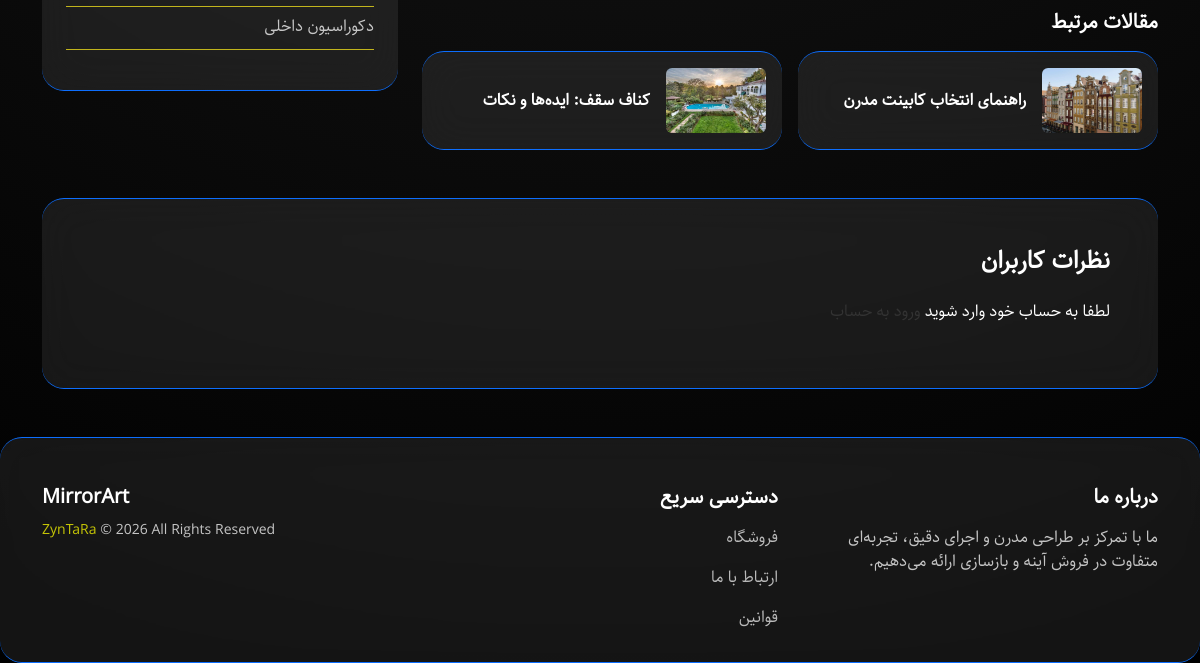
The app's page /articles/1/ (lower part), older data.
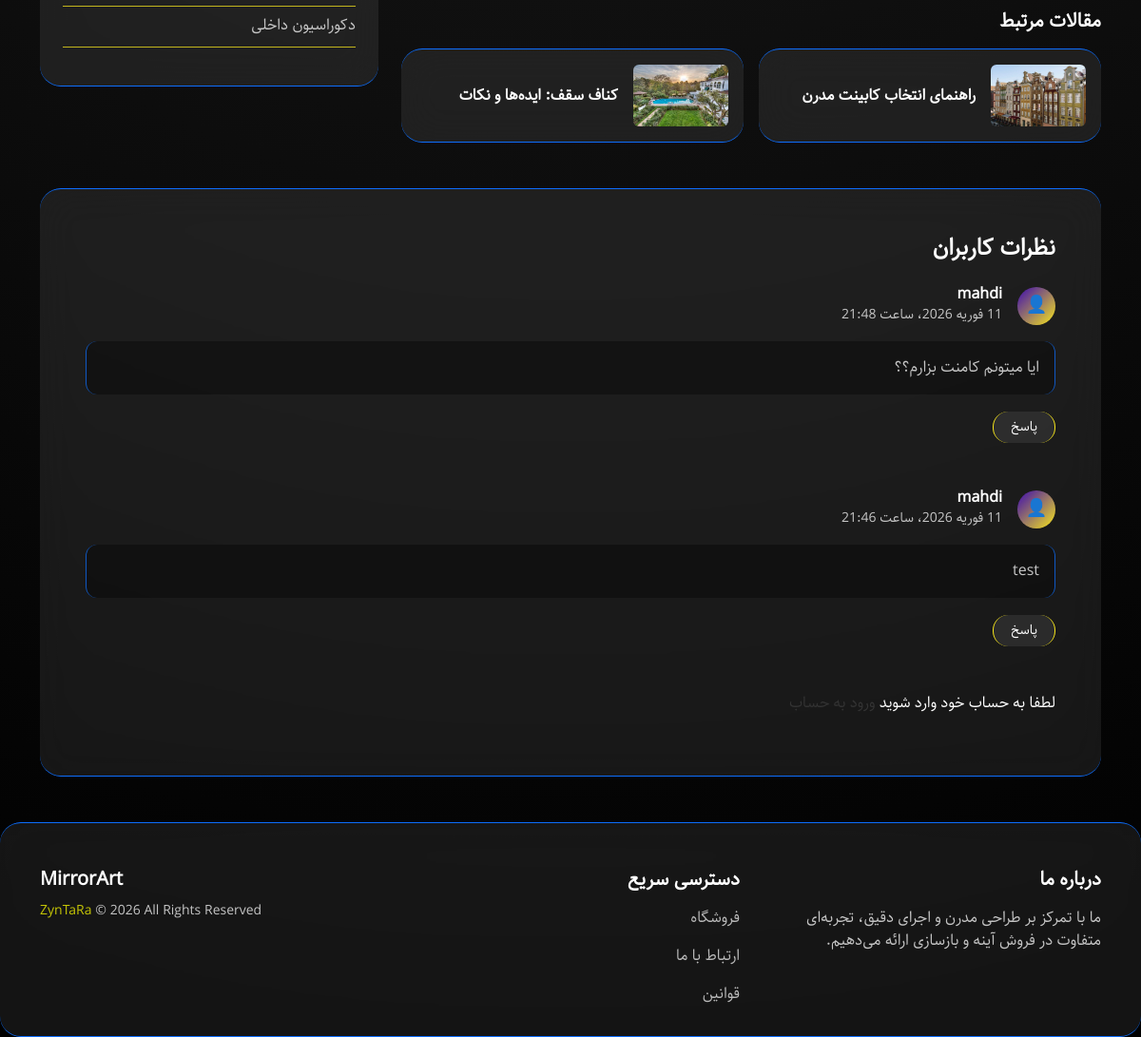
The same page, newer data.
### articles/models.py (models this page shows, shortened)
class CommentArticle(models.Model):
    PRODUCT_STARS = [
        (1, _("very bad")),
        (2, _("bad")),
        (3, _("normal")),
        (4, _("good")),
        (5, _("perfect")),
    ]
    article = models.ForeignKey(
        Article,
        on_delete=models.CASCADE,
        related_name="comments",
        verbose_name=_("article"),
    )
    author = models.ForeignKey(
        get_user_model(),
        on_delete=models.CASCADE,
        related_name="article_comments",
        verbose_name=_("author"),
    )
    text = models.TextField(verbose_name=_("text"))
    active = models.BooleanField(
        default=False,
        verbose_name=_("active"),
    )
    stars = models.IntegerField(
        choices=PRODUCT_STARS,
        verbose_name=_("stars"),
    )
    datetime_created = models.DateTimeField(
        auto_now_add=True,
        verbose_name=_("datetime created"),
    )
    datetime_modified = models.DateTimeField(
        auto_now=True,
        verbose_name=_("datetime modified"),
    )
    objects = models.Manager()
    comment_filter = ActiveManager()
    class Meta:
        verbose_name = _("CommentProduct")
        verbose_name_plural = _("CommentProducts")
        ordering = ["-datetime_modified"]

### accounts/models.py (models this page shows)
class CustomUser(AbstractUser):
    pass

### articles/views.py (the view)
# urls.py: path("<int:pk>/", views.ArticleDetailView.as_view(), name="article_detail"),
class ArticleDetailView(generic.DetailView):
    model = models.Article
    template_name = "articles/articles_detail.html"
    context_object_name = "article"
    queryset = models.Article.comment_filter.all()

### cart/context_processors.py (called while the page is built)
def cart(requset):
    return {"cart": Cart(requset)}

### articles/templates/articles/articles_detail.html (shortened to what this page needs)
{% extends '_base.html' %}
{% load static %}
{% block body %}
  <section class="pt-5 mt-5">
    <div class="container">
      <div class="row g-4">
        <div class="col-lg-8">
          <h5 class="fw-bold mb-3">مقالات مرتبط</h5>
          <div class="row g-3">
            <div class="col-md-6">
              <div class="glass-card glass-card-related p-3 d-flex align-items-center gap-3">
                <img src="{% static 'img/city4-980x777.jpg' %}" alt="کابینت مدرن" class="img-fluid rounded" />
                <a href="#" class="fw-bold text-white">راهنمای انتخاب کابینت مدرن</a>
              </div>
            </div>
            <div class="col-md-6">
              <div class="glass-card glass-card-related p-3 d-flex align-items-center gap-3">
                <img src="{% static 'img/city_bright_4.jpg' %}" alt="کناف سقف" class="img-fluid rounded" />
                <a href="#" class="fw-bold text-white">کناف سقف: ایده‌ها و نکات</a>
              </div>
            </div>
          </div>
        </div>
        <div class="col-lg-4 sidebar-index">
          <div class="glass-card p-4 mt-4">
            <ul class="list-unstyled opacity-75">
              <li class="mb-2">
                <a href="#" class="text-white">کناف</a>
              </li>
              <li class="mb-2">
                <a href="#" class="text-white">دکوراسیون داخلی</a>
              </li>
            </ul>
          </div>
        </div>
      </div>
    </div>
  </section>
  <section class="mt-5">
    <div class="container">
      <div class="glass-card p-5">
        <h4 class="fw-bold mb-4">نظرات کاربران</h4>
        {% for comment in article.comments.all %}
          {% if comment.active %}
            <div class="comments-list mb-5">
              <div class="comment mb-4" data-id="1">
                <div class="d-flex align-items-center mb-2">
                  <div class="comment-avatar me-3">👤</div>
                  <div>
                    <h6 class="mb-0 fw-bold">{{ comment.author }}</h6>
                    <small class="opacity-75">{{ comment.datetime_modified }}</small>
                  </div>
                </div>
                <p class="opacity-75">{{ comment.text }}</p>
                <button class="btn btn-sm btn-glass mt-2 reply-btn">پاسخ</button>
              </div>
            </div>
          {% endif %}
        {% endfor %}
        {% if user.is_authenticated %}
          <div class="comment-form">
            <h5 class="fw-bold mb-3">ثبت نظر جدید</h5>
            <form action="{% url 'article_comment_create' article.id %}" method="post">
              {% csrf_token %}
              {% if form.errors %}
                <div class="col-md-6">
                  <p>{{ form.errors }}</p>
                </div>
              {% endif %}
              <div class="mb-3">
                <label class="form-label">نظر شما</label>
                <textarea name="text" class="form-control glass-input" rows="4" placeholder="نظر خود را وارد کنید"></textarea>
              </div>
              <div class="mb-3">
                <label class="form-label">امتیاز شما</label>
                <select name="stars" class="bg-dark text-white form-select glass-input" required>
                  <option value="5">عالی</option>
                  <option value="4">خوب</option>
                  <option value="3">معمولی</option>
                  <option value="2">بد</option>
                  <option value="1">خیلی بد</option>
                </select>
              </div>
              <button type="submit" class="btn btn-glass">ارسال نظر</button>
            </form>
          </div>
        {% else %}
          <p>
            لطفا به حساب خود وارد شوید <a href="{% url 'account_login' %}">ورود به حساب</a>
          </p>
        {% endif %}
      </div>
    </div>
  </section>
{% endblock %}

### templates/_base.html (shortened to what this page needs)
{% load static %}
<!DOCTYPE html>
<html lang="fa" dir="rtl">
  <head>
    <link rel="stylesheet" href="{% static 'css/bootstrap.rtl.min.css' %}" />
    <link rel="stylesheet" href="{% static 'css/bootstrap-icon.css' %}" />
    <link rel="stylesheet" href="{% static 'css/owl.carousel.min.css' %}" />
    <link rel="stylesheet" href="{% static 'css/owl.theme.default.min.css' %}" />
    <link rel="stylesheet" href="{% static 'css/card-slider.css' %}" />
    <link rel="stylesheet" href="{% static 'css/Map.css' %}" />
    <link rel="stylesheet" href="{% static 'css/fancybox.css' %}" />
    <link rel="stylesheet" href="{% static 'css/style.css' %}" />
  </head>
  <body>
    {% block body %}
    {% endblock %}
    <footer class="mt-5 pt-5 pb-3 glass-footer">
      <div class="container">
        <div class="row gy-4">
          <div class="col-md-4">
            <h5 class="fw-bold">درباره ما</h5>
            <p class="opacity-75 mt-3">ما با تمرکز بر طراحی مدرن و اجرای دقیق، تجربه‌ای متفاوت در فروش آینه و بازسازی ارائه می‌دهیم.</p>
          </div>
          <div class="col-md-4">
            <h5 class="fw-bold">دسترسی سریع</h5>
            <ul class="list-unstyled mt-3">
              <li class="mb-3">
                <a href="{% url 'product_list' %}" class="footer-link">فروشگاه</a>
              </li>
              <li class="mb-3">
                <a href="{% url 'contact_us' %}" class="footer-link">ارتباط با ما</a>
              </li>
              <li class="mb-3">
                <a href="{% url 'privacy_policy' %}" class="footer-link">قوانین</a>
              </li>
            </ul>
          </div>
          <div class="col-md-4 text-md-end">
            <h5 class="fw-bold">MirrorArt</h5>
            <small class="opacity-75"><span style="opacity: 1; color: #ffff00;">ZynTaRa</span> © 2026 All Rights Reserved</small>
          </div>
        </div>
      </div>
    </footer>
  </body>
</html>

### static/css/style.css (style rules this page uses)
* { margin: 0; padding: 0; outline: none; box-sizing: border-box; }
img { width: 100%; }
ul, li { list-style: none; }
a { text-decoration: none; color: #333; }
html, body { font-family: 'mrsiteG'; font-size: 1rem; background: radial-gradient(circle at top, #1a1a1a, #000); color: #fff; }
:root { --color1: #4c00ffa9; --color2: #f8e71c; }
.glass-card, .glass-footer { background: #ffffff14; backdrop-filter: blur(20px); border-radius: 22px; border: 1px solid var(--bs-primary); border-right: 0; border-left: 0; transition: all ease .3s; }
.nav-link, .footer-link { color: #fff; opacity: .7; text-decoration: none; }
.btn-glass { background: #ffffff14; color: #fff; border: 1px solid var(--color2); border-bottom: 0; border-top: 0; border-radius: 16px; padding: 6px 18px; transition: all 0.3s ease; }
.sidebar-index li a { display: block; width: 100%; padding-bottom: 10px; border-bottom: 1px solid var(--color2); transition: all .3s ease; }
.glass-card-related img { width: 100px; object-fit: fill; height: 65px; }
.comment-avatar { width: 40px; height: 40px; border-radius: 50%; background: linear-gradient(135deg, var(--color1), var(--color2)); display: flex; align-items: center; justify-content: center; font-size: 18px; }
.comment p { padding: 16px; margin: 16px 0 10px 0; background: #00000073; border-right: 1px solid var(--bs-primary); border-left: 1px solid var(--bs-primary); border-radius: 12px; }

Row changes from the older to the newer data that the page shows:
added CommentArticle: author "mahdi", datetime_modified "11 فوریه 2026، ساعت 21:48", text "ایا میتونم کامنت بزارم؟؟"
added CommentArticle: author "mahdi", datetime_modified "11 فوریه 2026، ساعت 21:46", text "test"
